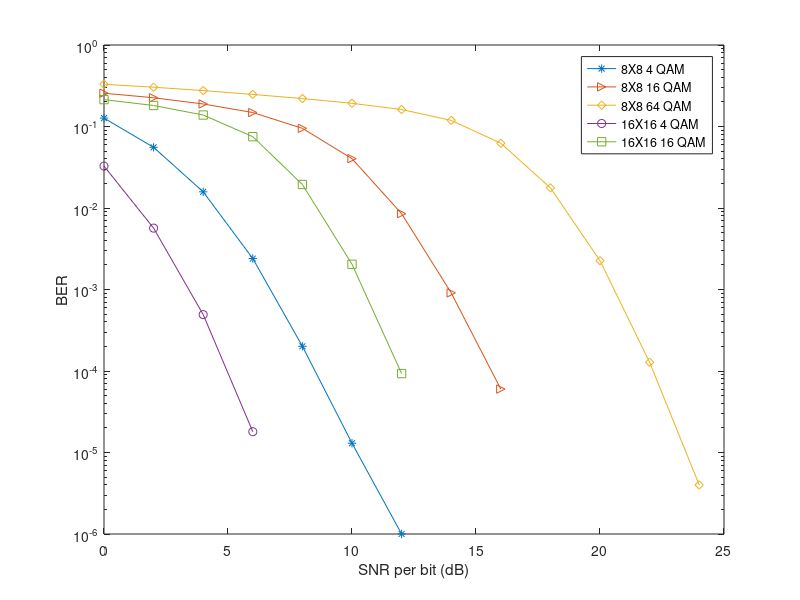

This figure's MATLAB source:
%this is for ploting the figure of SNR-BER curve
sim8_4_0_12=[0.126779, 0.055532, 0.015791, 0.002398, 0.000201, 0.000013, 0.000001];
sim8_16_0_16=[0.256291,0.225231,0.189038 ,0.148347,0.094947,0.040334,0.008522,0.000909,0.000060];
sim8_64_0_24=[0.329543, 0.303442, 0.275861, 0.247392, 0.220283, 0.192604, 0.161599, 0.118866, 0.062302, 0.017654, 0.002257, 0.000128, 0.000004];
sim16_4_0_6=[0.032680, 0.005664, 0.000492, 0.000018 ];
sim16_16_0_12=[0.213728, 0.181043, 0.138350, 0.075001, 0.019427, 0.002040, 0.000093];
figure (1)
semilogy(0:2:12,sim8_4_0_12,'-*'),xlabel('SNR per bit (dB)'),ylabel('BER');
hold on;
figure (1)
semilogy(0:2:16,sim8_16_0_16,'->'),xlabel('SNR per bit (dB)'),ylabel('BER');
hold on;
figure (1)
semilogy(0:2:24,sim8_64_0_24,'-d'),xlabel('SNR per bit (dB)'),ylabel('BER');
hold on;
figure (1)
semilogy(0:2:6,sim16_4_0_6,'-o'),xlabel('SNR per bit (dB)'),ylabel('BER');
hold on;
figure (1)
semilogy(0:2:12,sim16_16_0_12,'-s'),xlabel('SNR per bit (dB)'),ylabel('BER'),legend('8X8 4 QAM','8X8 16 QAM','8X8 64 QAM','16X16 4 QAM','16X16 16 QAM');
hold off;
